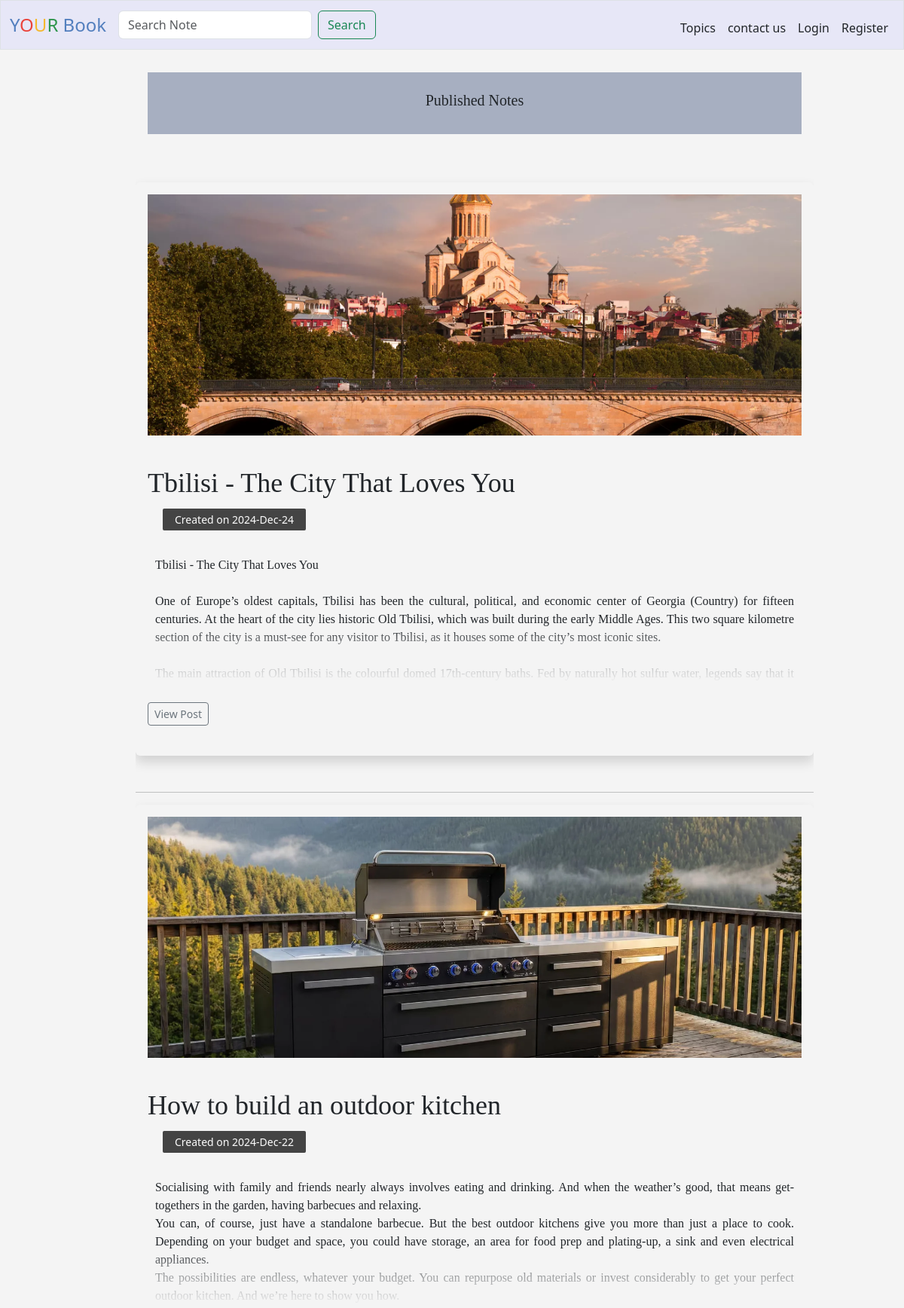
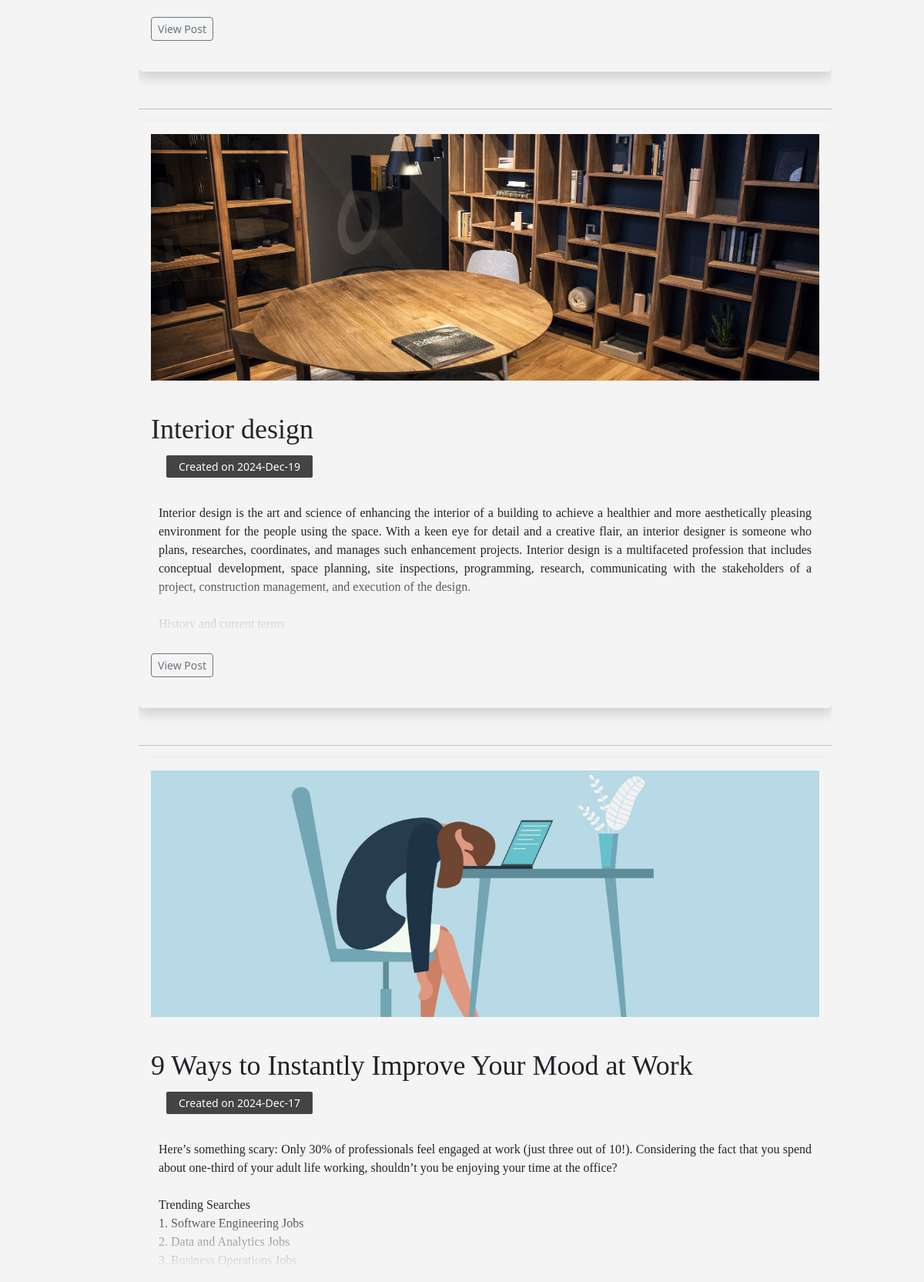
The page /public (upper part) on the database its author committed (2 pictures, top to bottom).
### tables this page shows
CREATE TABLE "posts" (
    id INTEGER PRIMARY KEY AUTOINCREMENT,
    user_id INTEGER,
    author TEXT,
    title TEXT,
    content TEXT,
    image_url TEXT,
    created_at TIMESTAMP DEFAULT CURRENT_TIMESTAMP,
    is_public BOOLEAN DEFAULT FALSE,
    FOREIGN KEY (user_id) REFERENCES users(id)
);

### app.py (the view, shortened to what this page needs)
@app.route("/public")
def public():
    published_posts = db.execute("SELECT * FROM posts WHERE is_public = 1 ORDER BY created_at DESC")
    if "user_id" not in session:
        return render_template("public_index.html", published_posts=published_posts, hide_left_panel=True)

### app.py (called while the page is built)
@app.template_filter("datetimeformat")
def datetimeformat(value):
    dt = datetime.strptime(value, "%Y-%m-%d %H:%M:%S")
    return dt.strftime("%Y-%b-%d")

@app.after_request
def after_request(response):
    response.headers["Cache-Control"] = "no-cache, no-store, must-revalidate"
    response.headers["Expires"] = 0
    response.headers["Pragma"] = "no-cache"
    return response

### templates/public_index.html (shortened to what this page needs)
{% extends "layout.html" %}
{% block main %}
    <div style="display: flex; height: 100%;">
        <div style="flex: 1; overflow-y: auto;">
            <div class="container-fluid p-3 mb-5 rounded">
                <div style="background-color: #a7afc1; padding: 0.1%; text-align: center">
                    <br><h2>Published Notes</h2><br>
                </div>
            </div>
            {% for post in published_posts %}
                <div class="container-fluid shadow p-3 mb-5 rounded wrapper">
                    <section class="posts-wrapper">
                        <div class="blogpost-card">
                            <div class="thumbnail-image">
                                {% if post["image_url"] %}
                                <img src="{{ post['image_url'] }}" alt="Image for {{ post['title'] }}" style="max-width: 100%">
                                {% endif %}
                            </div>
                            <h1>{{ post["title"] }}</h1>
                        </div>
                        <div class="post-meta">
                            Created on {{ post["created_at"] | datetimeformat }}
                        </div>
                        <div class="post-body index-post-body">
                            <p style="white-space: pre-wrap; text-align: justify; padding: 10px;">{{ post["content"] | safe }}</p>
                        </div>
                        <br>
                        <div class="read-more-container">
                            <form action="{{ url_for('post') }}" method="get" style="text-align: left;">
                                <button type="submit" class="btn btn-outline-secondary btn-sm">View Post</button>
                            </form>
                        </div>
                        <br>
                    </section>
                </div>
                <hr>
            {% endfor %}
        </div>
    </div>
{% endblock %}

### templates/layout.html (shortened to what this page needs)
<!DOCTYPE html>
<html lang="en">
    <head>
        <link href="https://cdn.jsdelivr.net/npm/bootstrap@5.3.3/dist/css/bootstrap.min.css" rel="stylesheet">
        <link rel="stylesheet" href="https://cdnjs.cloudflare.com/ajax/libs/font-awesome/6.0.0-beta3/css/all.min.css">
        <link href="/static/styles.css" rel="stylesheet">
    </head>
    <body>
        <div class="top-nav">
            <div class="wrapper">
                <nav class="bg-light border navbar navbar-expand-md navbar-light">
                    <div class="container-fluid">
                        <a class="navbar-brand" href="/public"><span class="blue">Y</span><span class="red">O</span><span class="yellow">U</span><span class="green">R</span> <span class="blue">Book</span></a>
                        <div class="collapse navbar-collapse" id="navbar">
                            <form class="d-flex" role="search" method="get" action="{{ url_for('search') }}">
                                <input class="form-control me-2" name="search" type="search" placeholder="Search Note" aria-label="Search" required>
                                <button class="btn btn-outline-success" type="submit">Search</button>
                            </form>
                            {% if session["user_id"] %}
                                <ul class="navbar-nav ms-auto mt-2">
                                    <li class="nav-item"><a class="nav-link" href="{{ url_for('public') }}">Topics</a></li>
                                    <li class="nav-item"><a class="nav-link" href="{{ url_for('index') }}"> Home </a></li>
                                    <li class="nav-item"><a class="nav-link" href="{{ url_for('new_post') }}">New Note</a></li>
                                    <li class="nav-item dropdown avatar">
                                        <div class="dropdown me-2 avatar-container" style="position: relative;">
                                            <button class="btn dropdown-toggle" type="button" data-bs-toggle="dropdown" aria-expanded="false">
                                                <img src="{{  user['profile_image'] or '/static/uploads/default-profile.png' }}" alt="Profile" class="rounded-circle" style="object-fit: cover; border: 2px solid #ddd;">
                                            </button>
                                            <ul class="dropdown-menu dropdown-menu-end overflow-auto" style="min-width: 250px; list-style-type: none; padding: 0;">
                                                <form action="{{ url_for ('profile') }}">
                                                    <li><button type="submit" class="dropdown-item">Profile</button></li>
                                                </form>
                                                <form action="{{ url_for ('welcome') }}">
                                                    <li><button type="submit" class="dropdown-item">contact</button></li>
                                                </form>
                                                <form action="{{ url_for('logout') }}">
                                                    <li><button type="submit" class="dropdown-item text-danger">Logout</button></li>
                                                </form>
                                            </ul>
                                        </div>
                                    </li>
                                </ul>
                                <div id="up-panel" style="padding-top: 15px;">
                                    <div class="dropdown me-2" style="position: relative;">
                                        <button class="btn btn-secondary dropdown-toggle" type="button" data-bs-toggle="dropdown" aria-expanded="false">My Notes</button>
                                        <ul class="dropdown-menu dropdown-menu-end overflow-auto" style="max-height: 250px; width: 100%; list-style-type: none; padding: 0;">
                                            {% if posts %}
                                                {% for post in posts %}
                                                    <form action="{{ url_for('post') }}">
                                                        <li><button type="submit" class="dropdown-item" name="post_id" value="{{ post['id'] }}"><small>{{ post["title"] }}</small></button></li>
                                                    </form>
                                                {% endfor %}
                                            {% else %}
                                                <li class="dropdown-item left-title-list" style="text-align: left; color: grey;"><small>The list is empty</small></li>
                                            {% endif %}
                                        </ul>
                                    </div>
                                    <div class="dropdown" style="position: relative;">
                                        <button class="btn btn-secondary dropdown-toggle" type="button" data-bs-toggle="dropdown" aria-expanded="false">Public Notes</button>
                                        <ul class="dropdown-menu dropdown-menu-end overflow-auto" style="max-height: 250px; width: 100%; list-style-type: none; padding: 0;">
                                            {% if public_posts %}
                                                {% for post in public_posts %}
                                                    <form action="{{ url_for('post') }}">
                                                        <li><button type="submit" class="dropdown-item" name="post_id" value="{{ post['id'] }}"><small>{{ post["title"] }}</small></button></li>
                                                    </form>
                                                {% endfor %}
                                            {% else %}
                                                <li class="dropdown-item left-title-list" style="text-align: left; color: grey;"><small>The list is empty</small></li>
                                            {% endif %}
                                        </ul>
                                    </div>
                                    <div class="dropdown" style="position: relative;">
                                        <button class="btn btn-secondary dropdown-toggle" type="button" data-bs-toggle="dropdown" aria-expanded="false">Saved Notes</button>
                                        <ul class="dropdown-menu dropdown-menu-end overflow-auto" style="max-height: 250px; width: 100%; list-style-type: none; padding: 0;">
                                            {% if saved_posts %}
                                                {% for post in saved_posts %}
                                                    <form action="{{ url_for('post') }}">
                                                        <li><button type="submit" class="dropdown-item" name="post_id" value="{{ post['post_id'] }}"><small>{{ post["title"] }}</small></button></li>
                                                    </form>
                                                {% endfor %}
                                            {% else %}
                                                <li class="dropdown-item left-title-list" style="text-align: left; color: grey;"><small>The list is empty</small></li>
                                            {% endif %}
                                        </ul>
                                    </div>
                                </div>
                            {% else %}
                                <ul class="navbar-nav ms-auto mt-2">
                                    <li class="nav-item"><a class="nav-link" href="{{ url_for('index') }}">Topics</a></li>
                                    <li class="nav-item"><a class="nav-link" href="{{ url_for('contact') }}">contact us</a></li>
                                    <li class="nav-item"><a class="nav-link" href="{{ url_for('login') }}">Login</a></li>
                                    <li class="nav-item"><a class="nav-link" href="{{ url_for('register') }}">Register</a></li>
                                </ul>
                            {% endif %}
                        </div>
                    </div>
                </nav>
            </div>
        </div>
        <main>
            {% block main %}{% endblock %}
        </main>
    </body>
</html>

### static/styles.css (style rules this page uses)
* { margin: 0; padding: 0; box-sizing: border-box; }
main { padding-top: 80px; }
.navbar { background-color: #e7e7f7 !important; }
.top-nav { position: fixed; top: 0; width: 100%; z-index: 200; }
nav .navbar-brand { font-size: x-large; }
nav .navbar-brand .blue, .welcome-container .blue { color: #537fbe; }
nav .navbar-brand .red, .welcome-container .red { color: #ea433b; }
nav .navbar-brand .yellow, .welcome-container .yellow { color: #f5b82e; }
nav .navbar-brand .green, .welcome-container .green { color: #2e944b; }
nav { background-color: lightgrey; }
body { background: #f4f4f4; }
h1 { font-size: 25px; }
h2 { font-size: 20px; }
.wrapper p { font-family: Serif; }
.nav-link { position: relative; text-decoration: none; color: inherit; }
.nav-link::after { content: ''; position: absolute; bottom: -2px; left: 0; width: 0%; height: 2px; background-color: green; transition: width 0.5s ease; }
.welcome-body h1, h2, h3, p { font-family: serif; }
.blogpost-card .thumbnail-image > img { width: 100%; height:320px; object-fit: cover; }
.blogpost-card h1 { font-size: 36px; font-family: "dancing script", cursive; margin: 42px 0 12px 0; }
.post-meta { font-size: 14px; background: #444; color: #fcfcfc; display: inline-block; padding: 4px 16px; border-radius: 2px; margin-left: 20px; margin-bottom: 24px; }
.index-post-body { height: 180px; overflow: hidden; position: relative; }
.index-post-body::after { content: ""; height: 100px; width: 100%; position: absolute; bottom: 0; background: rgb(244,244,244); background: linear-gradient( 0deg, rgba(244,244,244,1) 0%, rgba(244,244,244,0.5) 48%, rgba(244,244,244,0) 77%, rgba(244,244,244,0) 100%); pointer-events: none; }
.d-flex { display: flex; justify-content: space-between; align-items: center; }
@media (min-width: 800px) { main { padding-left: 15%; padding-right: 10%; } }

### rows shown on the page
posts: image_url (picture), title "Tbilisi - The City That Loves You", created_at "2024-Dec-24", content "Tbilisi - The City That Loves You One of Europe’s oldest capitals, Tbilisi has been the cultural, political, and economic center of Georgia (Country) for fifteen centuries. At the heart of the city lies historic Old Tbilisi, which was built during the early Middle Ages. This two square kilometre section of the city is a must-see for any visitor to Tbilisi, as it houses some of the city’s most iconic sites. The main attraction of Old Tbilisi is the colourful domed 17th-century baths. Fed by naturally hot sulfur water, legends say that it…"
posts: image_url (picture), title "How to build an outdoor kitchen", created_at "2024-Dec-22", content "Socialising with family and friends nearly always involves eating and drinking. And when the weather’s good, that means get-togethers in the garden, having barbecues and relaxing. You can, of course, just have a standalone barbecue. But the best outdoor kitchens give you more than just a place to cook. Depending on your budget and space, you could have storage, an area for food prep and plating-up, a sink and even electrical appliances. The possibilities are endless, whatever your budget. You can repurpose old materials or invest considerably to get your perfect outdoor kitchen. And we’re here to show you how.…"
posts: image_url (picture), title "Interior design", created_at "2024-Dec-19", content "Interior design is the art and science of enhancing the interior of a building to achieve a healthier and more aesthetically pleasing environment for the people using the space. With a keen eye for detail and a creative flair, an interior designer is someone who plans, researches, coordinates, and manages such enhancement projects. Interior design is a multifaceted profession that includes conceptual development, space planning, site inspections, programming, research, communicating with the stakeholders of a project, construction management, and execution of the design. History and current terms…"
posts: image_url (picture), title "9 Ways to Instantly Improve Your Mood at Work", created_at "2024-Dec-17", content "Here’s something scary: Only 30% of professionals feel engaged at work (just three out of 10!). Considering the fact that you spend about one-third of your adult life working, shouldn’t you be enjoying your time at the office? Trending Searches 1. Software Engineering Jobs 2. Data and Analytics Jobs 3. Business Operations Jobs…"
